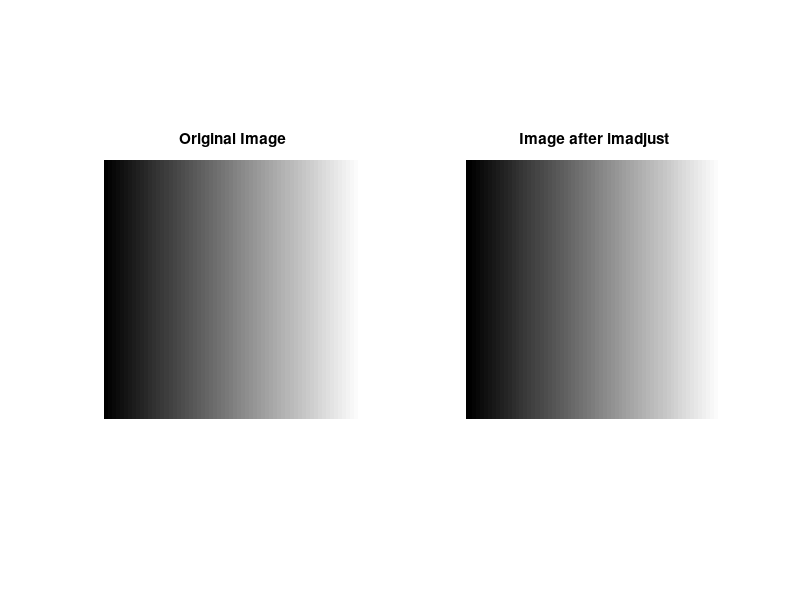

The MATLAB source for this figure:
% Create a simple gradient image
I = repmat(linspace(0, 1, 256), 256, 1);

% Apply imadjust with default values (no input range specified)
I_adjusted = imadjust(I);

% Display the original and adjusted images
subplot(1, 2, 1);
imshow(I, []);
title('Original Image');

subplot(1, 2, 2);
imshow(I_adjusted, []);
title('Image after imadjust');
